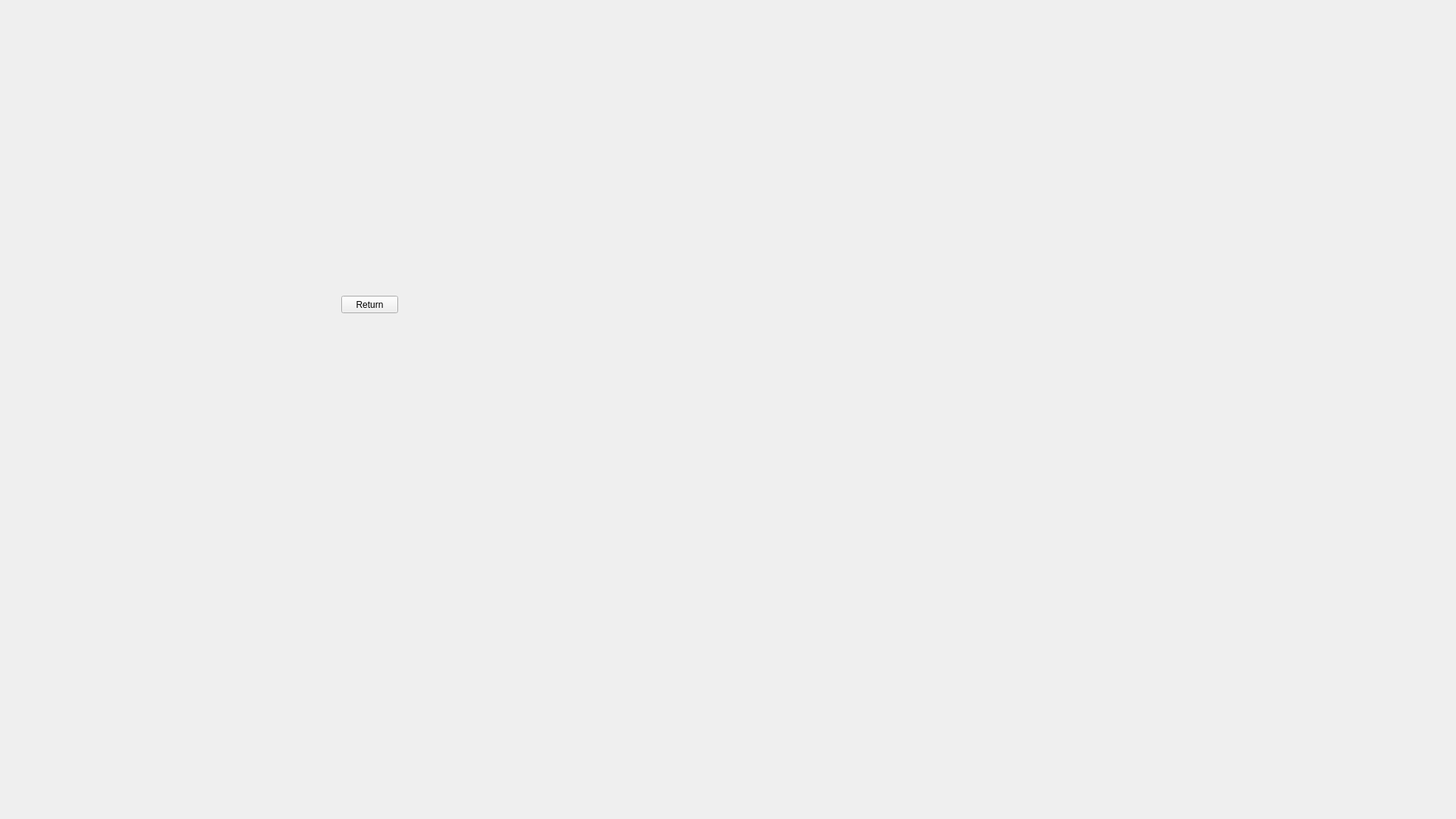
<?xml version="1.0" encoding="UTF-8"?>
<ui version="4.0">
 <class>FormHDMovies</class>
 <widget class="QWidget" name="FormHDMovies">
  <property name="geometry">
   <rect>
    <x>0</x>
    <y>0</y>
    <width>1920</width>
    <height>1080</height>
   </rect>
  </property>
  <property name="windowTitle">
   <string>Form</string>
  </property>
  <widget class="QPushButton" name="pushButtonReturn">
   <property name="geometry">
    <rect>
     <x>450</x>
     <y>390</y>
     <width>75</width>
     <height>23</height>
    </rect>
   </property>
   <property name="text">
    <string>Return</string>
   </property>
  </widget>
 </widget>
 <resources/>
 <connections/>
</ui>
